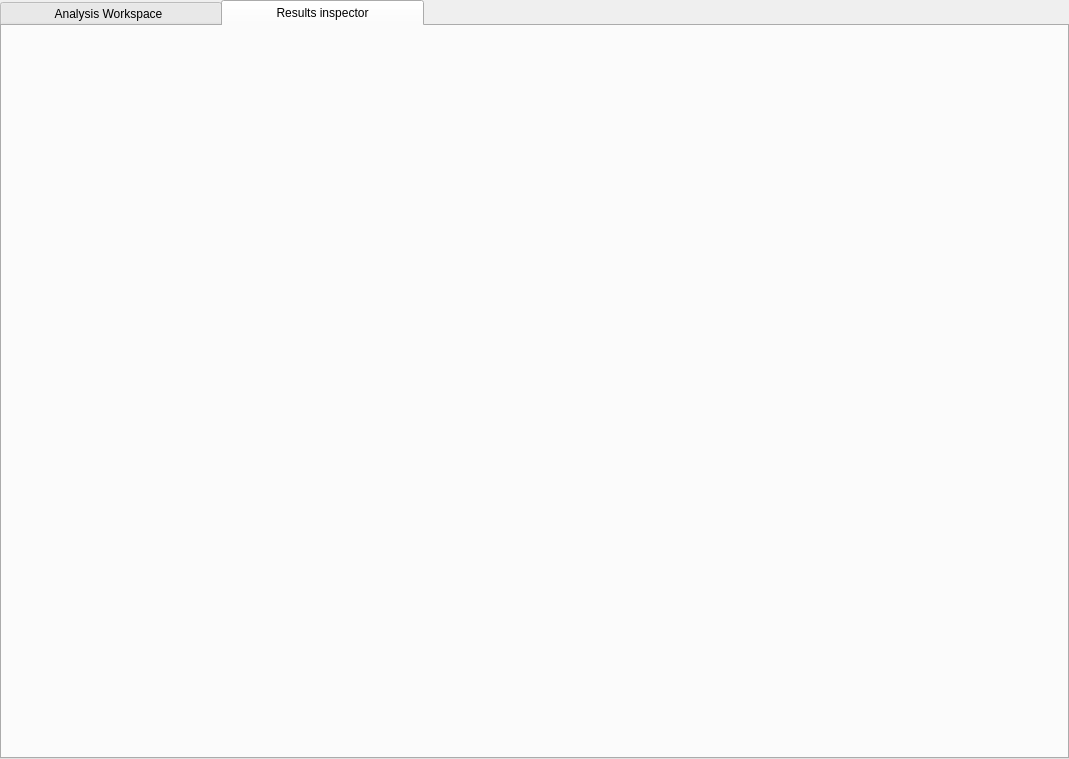
<?xml version="1.0" encoding="UTF-8"?>
<ui version="4.0">
 <class>Form</class>
 <widget class="QWidget" name="Form">
  <property name="geometry">
   <rect>
    <x>0</x>
    <y>0</y>
    <width>1069</width>
    <height>759</height>
   </rect>
  </property>
  <property name="windowTitle">
   <string>Form</string>
  </property>
  <layout class="QHBoxLayout" name="horizontalLayout">
   <property name="spacing">
    <number>0</number>
   </property>
   <property name="leftMargin">
    <number>0</number>
   </property>
   <property name="topMargin">
    <number>0</number>
   </property>
   <property name="rightMargin">
    <number>0</number>
   </property>
   <property name="bottomMargin">
    <number>0</number>
   </property>
   <item>
    <widget class="QTabWidget" name="mainwindow_tabs">
     <property name="autoFillBackground">
      <bool>false</bool>
     </property>
     <property name="styleSheet">
      <string notr="true"/>
     </property>
     <property name="tabPosition">
      <enum>QTabWidget::North</enum>
     </property>
     <property name="tabShape">
      <enum>QTabWidget::Rounded</enum>
     </property>
     <property name="currentIndex">
      <number>1</number>
     </property>
     <property name="tabBarAutoHide">
      <bool>false</bool>
     </property>
     <widget class="QWidget" name="analysis_workspace">
      <property name="minimumSize">
       <size>
        <width>0</width>
        <height>0</height>
       </size>
      </property>
      <property name="styleSheet">
       <string notr="true"/>
      </property>
      <attribute name="title">
       <string>             Analysis Workspace              </string>
      </attribute>
      <layout class="QHBoxLayout" name="horizontalLayout_6">
       <property name="spacing">
        <number>0</number>
       </property>
       <property name="sizeConstraint">
        <enum>QLayout::SetDefaultConstraint</enum>
       </property>
       <property name="leftMargin">
        <number>0</number>
       </property>
       <property name="topMargin">
        <number>0</number>
       </property>
       <property name="rightMargin">
        <number>0</number>
       </property>
       <property name="bottomMargin">
        <number>0</number>
       </property>
      </layout>
     </widget>
     <widget class="QWidget" name="results_inspector">
      <attribute name="title">
       <string>             Results inspector             </string>
      </attribute>
      <layout class="QHBoxLayout" name="horizontalLayout_3">
       <property name="leftMargin">
        <number>0</number>
       </property>
       <property name="topMargin">
        <number>0</number>
       </property>
       <property name="rightMargin">
        <number>0</number>
       </property>
       <property name="bottomMargin">
        <number>0</number>
       </property>
      </layout>
     </widget>
    </widget>
   </item>
  </layout>
 </widget>
 <resources/>
 <connections/>
</ui>
